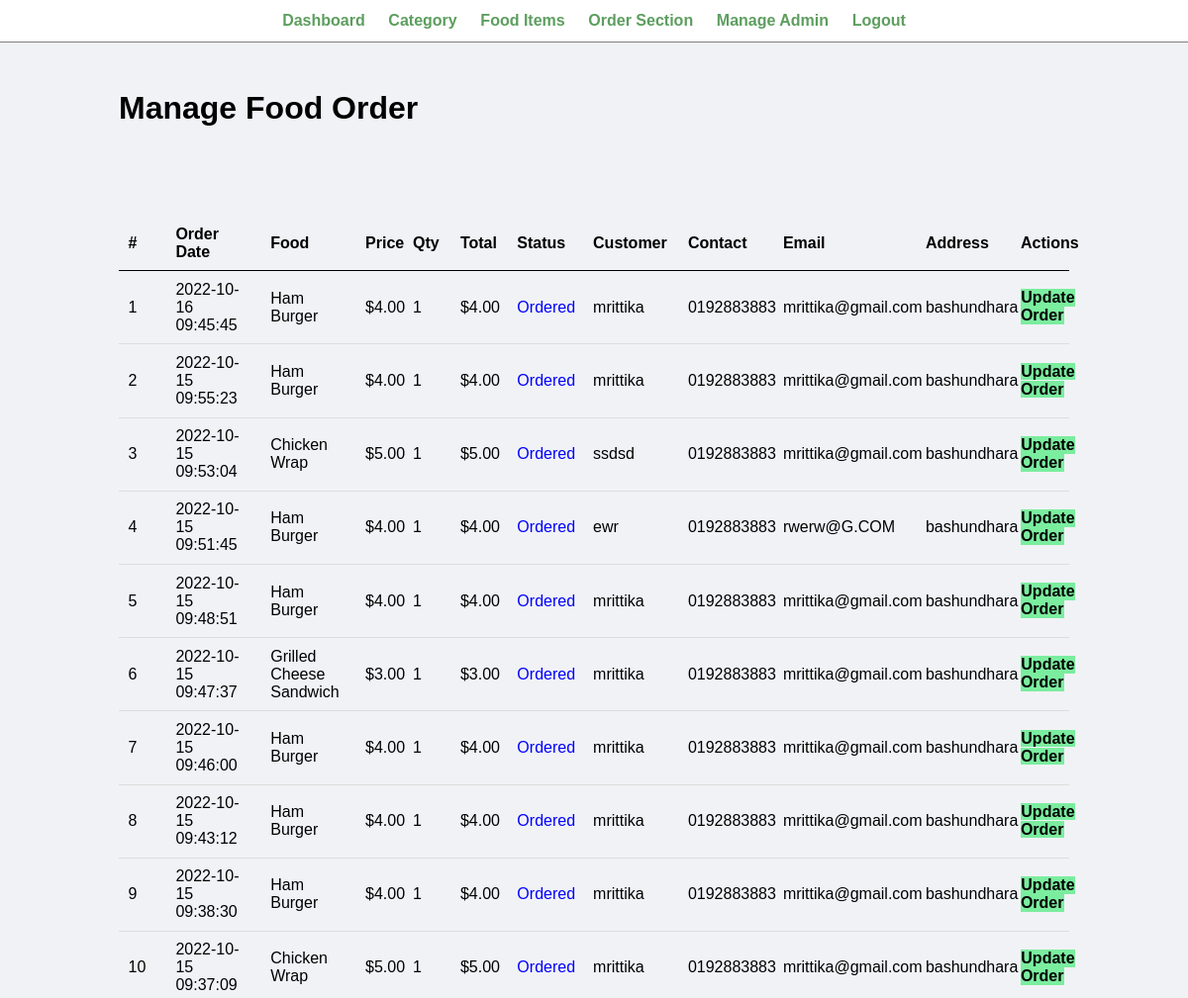
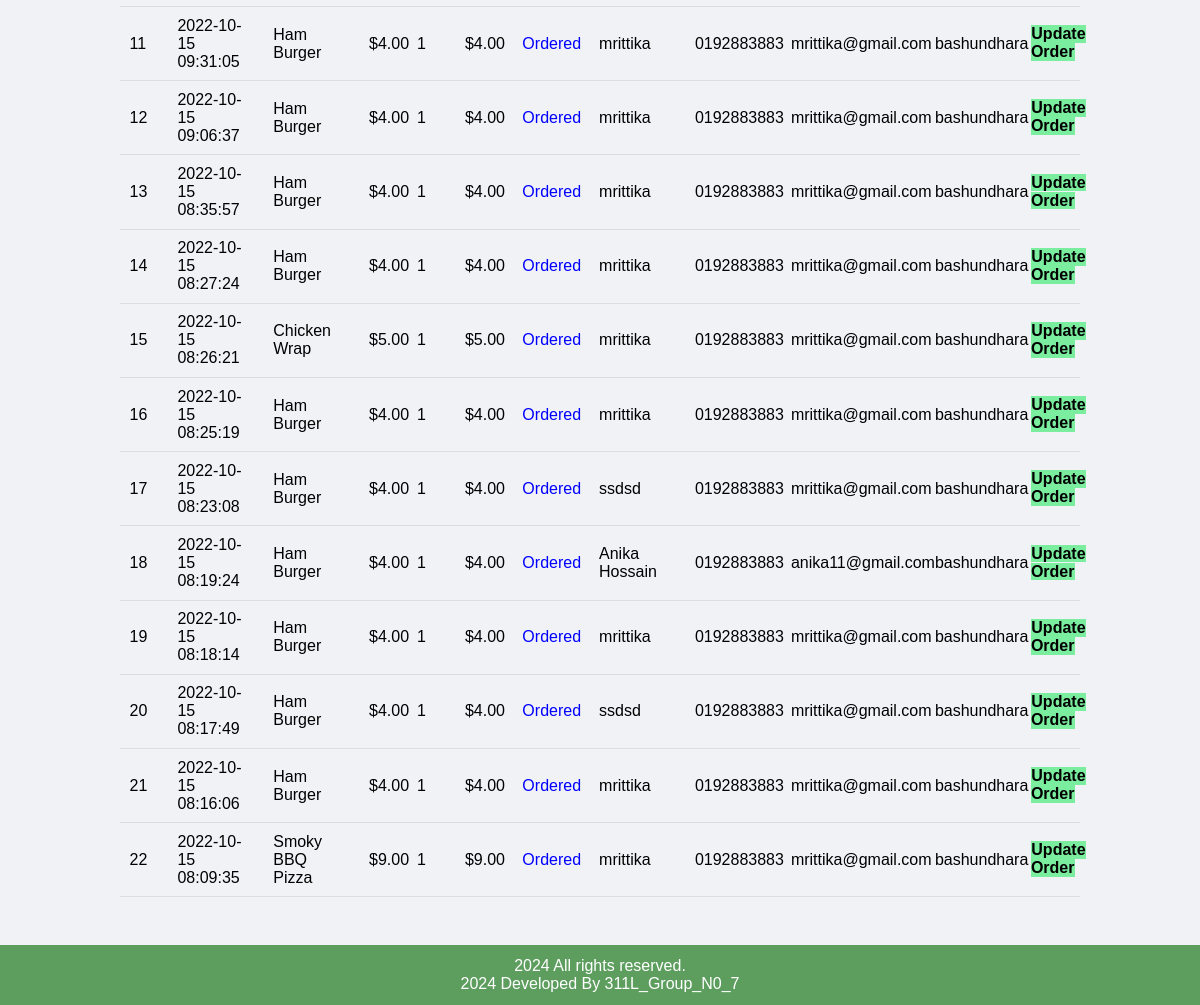
Page /admin/manage-order.php (signed in) on the committed database (2 pictures, top to bottom).
### tables this page shows
CREATE TABLE `tbl_order` (
  `id` int(10) UNSIGNED NOT NULL,
  `food` varchar(150) NOT NULL,
  `price` decimal(10,2) NOT NULL,
  `qty` int(11) NOT NULL,
  `total` decimal(10,2) NOT NULL,
  `order_date` datetime NOT NULL,
  `status` varchar(50) NOT NULL,
  `customer_name` varchar(150) NOT NULL,
  `customer_contact` varchar(20) NOT NULL,
  `customer_email` varchar(150) NOT NULL,
  `customer_address` varchar(255) NOT NULL
);

### admin/manage-order.php (the view, shortened to what this page needs)
<?php include('partials/menu.php'); ?>
<div class="main-content">
    <div class="wrapper">
        <h1>Manage Food Order</h1>
                <br /><br /><br />
                <br><br>
                <table class="tbl-full">
                    <tr>
                        <th width="5%">#</th>
                        <th width="10%">Order Date</th>
                        <th width="10%">Food</th>
                        <th width="5%">Price</th>
                        <th width="5%">Qty</th>
                        <th width="6%">Total</th>
                        <th width="8%">Status</th>
                        <th width="10%">Customer</th>
                        <th width="10%">Contact</th>
                        <th width="15%">Email</th>
                        <th width="10%">Address</th>
                        <th>Actions</th>
                    </tr>
                    <?php
                        $sql = "SELECT * FROM tbl_order ORDER BY id DESC";
                        $res = mysqli_query($conn, $sql);
                        $count = mysqli_num_rows($res);
                        $sn = 1;
                        if($count>0)
                        {
                            while($row=mysqli_fetch_assoc($res))
                            {
                                $id = $row['id'];
                                $food = $row['food'];
                                $price = $row['price'];
                                $qty = $row['qty'];
                                $total = $row['total'];
                                $order_date = $row['order_date'];
                                $status = $row['status'];
                                $customer_name = $row['customer_name'];
                                $customer_contact = $row['customer_contact'];
                                $customer_email = $row['customer_email'];
                                $customer_address = $row['customer_address'];
                                ?>
                                    <tr>
                                        <td><?php echo $sn++; ?> </td>
                                        <td><?php echo $order_date; ?></td>
                                        <td><?php echo $food; ?></td>
                                        <td><?php echo '$'.$price; ?></td>
                                        <td><?php echo $qty; ?></td>
                                        <td><?php echo '$'.$total; ?></td>
                                        <td>
                                            <?php
                                                if($status=="Ordered")
                                                {
                                                    echo "<label style='color: blue;'>$status</label>";
                                                }
                                                elseif($status=="On Delivery")
                                                {
                                                    echo "<label style='color: orange;'>$status</label>";
                                                }
                                                elseif($status=="Delivered")
                                                {
                                                    echo "<label style='color: green;'><b>$status</b></label>";
                                                }
                                                elseif($status=="Cancelled")
                                                {
                                                    echo "<label style='color: red;'>$status</label>";
                                                }
                                            ?>
                                        </td>
                                        <td><?php echo $customer_name; ?></td>
                                        <td><?php echo $customer_contact; ?></td>
                                        <td><?php echo $customer_email; ?></td>
                                        <td><?php echo $customer_address; ?></td>
                                        <td>
                                            <a href="<?php echo SITEURL; ?>admin/update-order.php?id=<?php echo $id; ?>" class="btn-secondary">Update Order</a>
                                        </td>
                                    </tr>
                                <?php
                            }
                        }
                        else
                        {
                            echo "<tr><td colspan='12' class='error'>Orders not Available</td></tr>";
                        }
                    ?>
                </table>
    </div>
</div>
<?php include('partials/footer.php'); ?>

### admin/partials/menu.php (shortened to what this page needs)
<html>
    <head>
        <link rel="stylesheet" href="../css/admin.css">
    </head>
    <body>
        <div class="menu text-center">
            <div class="wrapper">
                <ul>
                    <li><a href="index.php">Dashboard</a></li>
                    <li><a href="manage-category.php">Category</a></li>
                    <li><a href="manage-food.php">Food Items</a></li>
                    <li><a href="manage-order.php">Order Section</a></li>
                    <li><a href="manage-admin.php">Manage Admin</a></li>
                    <li><a href="logout.php">Logout</a></li>
                </ul>
            </div>
        </div>

### admin/partials/footer.php (shortened to what this page needs)
<div class="footer">
            <div class="wrapper">
                <p class="text-center"><?php echo date("Y"); ?>  All rights reserved.</a></p>
                <p class="text-center"><?php echo date("Y"); ?> Developed By 311L_Group_N0_7</a></p>
            </div>
            </div>
    </body>
</html>

### css/admin.css (style rules this page uses)
* { margin: 0; padding: 0; font-family: Arial, Helvetica, sans-serif; }
.wrapper { padding: 1%; width: 80%; margin: 0 auto; }
.text-center { text-align: center; }
.tbl-full { width: 100%; }
table { border-collapse: collapse; width: 100%; }
th, td { padding: 8px; text-align: left; border-bottom: 1px solid #ddd; }
table tr th { border-bottom: 1px solid black; padding: 1%; text-align: left; }
table tr td { padding: 1%; }
.btn-secondary { background-color: #7bed9f; padding: 1%; color: black; text-decoration: none; font-weight: bold; }
.menu { border-bottom: 1px solid grey; }
.menu ul { list-style-type: none; }
.menu ul li { display: inline; padding: 1%; }
.menu ul li a { text-decoration: none; font-weight: bold; color: #5d9e5f; }
.main-content { background-color: #f1f2f6; padding: 3% 0; }
.footer { background-color: #5d9e5f; color: white; }

### rows in the picture
tbl_order: order_date "2022-10-16 09:45:45", food "Ham Burger", price "4.00", qty "1", total "4.00", status "Ordered", customer_name "mrittika", customer_contact "0192883883", customer_email "mrittika@gmail.com", customer_address "bashundhara"
tbl_order: order_date "2022-10-15 09:55:23", food "Ham Burger", price "4.00", qty "1", total "4.00", status "Ordered", customer_name "mrittika", customer_contact "0192883883", customer_email "mrittika@gmail.com", customer_address "bashundhara"
tbl_order: order_date "2022-10-15 09:53:04", food "Chicken Wrap", price "5.00", qty "1", total "5.00", status "Ordered", customer_name "ssdsd", customer_contact "0192883883", customer_email "mrittika@gmail.com", customer_address "bashundhara"
tbl_order: order_date "2022-10-15 09:51:45", food "Ham Burger", price "4.00", qty "1", total "4.00", status "Ordered", customer_name "ewr", customer_contact "0192883883", customer_email "rwerw@G.COM", customer_address "bashundhara"
tbl_order: order_date "2022-10-15 09:48:51", food "Ham Burger", price "4.00", qty "1", total "4.00", status "Ordered", customer_name "mrittika", customer_contact "0192883883", customer_email "mrittika@gmail.com", customer_address "bashundhara"
tbl_order: order_date "2022-10-15 09:47:37", food "Grilled Cheese Sandwich", price "3.00", qty "1", total "3.00", status "Ordered", customer_name "mrittika", customer_contact "0192883883", customer_email "mrittika@gmail.com", customer_address "bashundhara"
tbl_order: order_date "2022-10-15 09:46:00", food "Ham Burger", price "4.00", qty "1", total "4.00", status "Ordered", customer_name "mrittika", customer_contact "0192883883", customer_email "mrittika@gmail.com", customer_address "bashundhara"
tbl_order: order_date "2022-10-15 09:43:12", food "Ham Burger", price "4.00", qty "1", total "4.00", status "Ordered", customer_name "mrittika", customer_contact "0192883883", customer_email "mrittika@gmail.com", customer_address "bashundhara"
tbl_order: order_date "2022-10-15 09:38:30", food "Ham Burger", price "4.00", qty "1", total "4.00", status "Ordered", customer_name "mrittika", customer_contact "0192883883", customer_email "mrittika@gmail.com", customer_address "bashundhara"
tbl_order: order_date "2022-10-15 09:37:09", food "Chicken Wrap", price "5.00", qty "1", total "5.00", status "Ordered", customer_name "mrittika", customer_contact "0192883883", customer_email "mrittika@gmail.com", customer_address "bashundhara"
tbl_order: order_date "2022-10-15 09:31:05", food "Ham Burger", price "4.00", qty "1", total "4.00", status "Ordered", customer_name "mrittika", customer_contact "0192883883", customer_email "mrittika@gmail.com", customer_address "bashundhara"
tbl_order: order_date "2022-10-15 09:06:37", food "Ham Burger", price "4.00", qty "1", total "4.00", status "Ordered", customer_name "mrittika", customer_contact "0192883883", customer_email "mrittika@gmail.com", customer_address "bashundhara"
tbl_order: order_date "2022-10-15 08:35:57", food "Ham Burger", price "4.00", qty "1", total "4.00", status "Ordered", customer_name "mrittika", customer_contact "0192883883", customer_email "mrittika@gmail.com", customer_address "bashundhara"
tbl_order: order_date "2022-10-15 08:27:24", food "Ham Burger", price "4.00", qty "1", total "4.00", status "Ordered", customer_name "mrittika", customer_contact "0192883883", customer_email "mrittika@gmail.com", customer_address "bashundhara"
tbl_order: order_date "2022-10-15 08:26:21", food "Chicken Wrap", price "5.00", qty "1", total "5.00", status "Ordered", customer_name "mrittika", customer_contact "0192883883", customer_email "mrittika@gmail.com", customer_address "bashundhara"
tbl_order: order_date "2022-10-15 08:25:19", food "Ham Burger", price "4.00", qty "1", total "4.00", status "Ordered", customer_name "mrittika", customer_contact "0192883883", customer_email "mrittika@gmail.com", customer_address "bashundhara"
tbl_order: order_date "2022-10-15 08:23:08", food "Ham Burger", price "4.00", qty "1", total "4.00", status "Ordered", customer_name "ssdsd", customer_contact "0192883883", customer_email "mrittika@gmail.com", customer_address "bashundhara"
tbl_order: order_date "2022-10-15 08:19:24", food "Ham Burger", price "4.00", qty "1", total "4.00", status "Ordered", customer_name "Anika Hossain", customer_contact "0192883883", customer_email "anika11@gmail.com", customer_address "bashundhara"
tbl_order: order_date "2022-10-15 08:18:14", food "Ham Burger", price "4.00", qty "1", total "4.00", status "Ordered", customer_name "mrittika", customer_contact "0192883883", customer_email "mrittika@gmail.com", customer_address "bashundhara"
tbl_order: order_date "2022-10-15 08:17:49", food "Ham Burger", price "4.00", qty "1", total "4.00", status "Ordered", customer_name "ssdsd", customer_contact "0192883883", customer_email "mrittika@gmail.com", customer_address "bashundhara"
tbl_order: order_date "2022-10-15 08:16:06", food "Ham Burger", price "4.00", qty "1", total "4.00", status "Ordered", customer_name "mrittika", customer_contact "0192883883", customer_email "mrittika@gmail.com", customer_address "bashundhara"
tbl_order: order_date "2022-10-15 08:09:35", food "Smoky BBQ Pizza", price "9.00", qty "1", total "9.00", status "Ordered", customer_name "mrittika", customer_contact "0192883883", customer_email "mrittika@gmail.com", customer_address "bashundhara"
